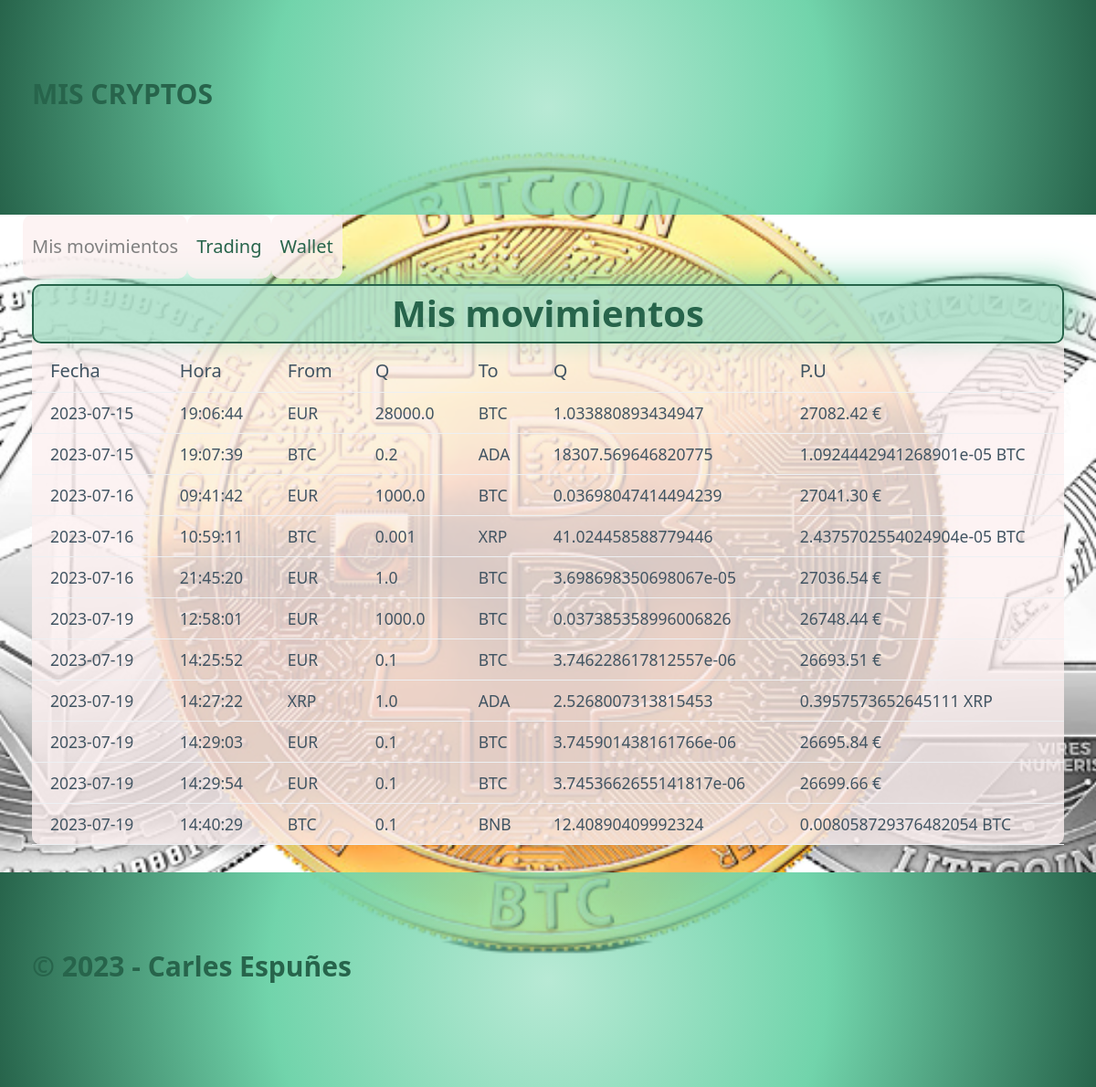
The page / on the database its author committed.
### tables this page shows
CREATE TABLE "movements" (
	"id"	INTEGER,
	"date"	TEXT NOT NULL,
	"time"	TEXT NOT NULL,
	"moneda_from"	TEXT NOT NULL,
	"cantidad_from"	REAL NOT NULL,
	"moneda_to"	TEXT NOT NULL,
	"cantidad_to"	REAL NOT NULL,
	PRIMARY KEY("id" AUTOINCREMENT)
);

### mis_criptos/routes.py (the view)
@app.route("/")
def index():
    try:
        movements= dao.get_all()
        return render_template("index.html", movements=movements, title="Mis movimientos", route=request.path)#el route lo pasamos para usarlo para desactivar el link del nav, el request.path devuelvela parte de la URL después del nombre de dominio.
    except (ValueError, sqlite3.OperationalError) as e:
        flash("Su fichero de datos está corrupto")
        flash(str(e))
        return render_template("index.html", movements=[], title="Mis Movimientos")

### mis_criptos/models.py (called while the page is built)
    def get_all(self):
        query="""
        SELECT  date, time, moneda_from, cantidad_from, moneda_to, cantidad_to, id FROM movements ORDER by date, time;
        """
        conn=sqlite3.connect(self.path)
        cur=conn.cursor()
        cur.execute(query)
        res=cur.fetchall() # devuelve una lista de tuplas con la resta de la consulta
        lista = [Movement(*reg) for reg in res]# crea una lista con primero lo que se quiere añadir y luego lo que se recorre  esto se llama LIST COMPREHENSION
        conn.close()
        return lista

### mis_criptos/templates/index.html
{% extends "base.html" %}
{%block content%}
    <div class="title">
        <h1>Mis movimientos</h1>
    </div>
    {% if movements != [] %}
        <table>
            <tr>
                <th>Fecha</th>
                <th>Hora</th>
                <th>From</th>
                <th>Q</th>
                <th>To</th>
                <th>Q</th>
                <th>P.U</th>
            </tr>
            {% for movement in movements %}
            <tr>
                <td>{{ movement.date }}</td>
                <td>{{ movement.time }}</td>
                <td>{{ movement.moneda_from }}</td>
                <td>{{ movement.cantidad_from }}</td>
                <td>{{ movement.moneda_to }}</td>
                <td>{{ movement.cantidad_to }}</td>
                <td>{% if movement.moneda_from == "EUR" %} {% if (movement.cantidad_from / movement.cantidad_to).is_integer() %}  {{ (movement.cantidad_from / movement.cantidad_to)| int }} {% else %} {{ "%.2f" | format((movement.cantidad_from / movement.cantidad_to)| float )}} {% endif %} € {% else %} {{ movement.cantidad_from / movement.cantidad_to }} {{ movement.moneda_from }} {% endif %}</td>
            </tr>
            {% endfor %}
        </table>
    {% else %}
    <div class="sin-mov">
        <p>SIN MOVIMIENTOS</p>
    </div>
    {% endif %}
{%endblock%}

### mis_criptos/templates/base.html (shortened to what this page needs)
<html lang="en">
    <head>
        <link rel="stylesheet" href="/static/pico.css">
        <link rel="stylesheet" href="/static/styles.css">
    </head>
    <body>
        <header id="header">
            <p class="container">MIS CRYPTOS</p>
        </header>
        <div id="bloque">
        <nav class="container">
            <ul>
                <li><a href="/" {% if route == "/" %} class="deactivate" {% endif %}>Mis movimientos</a></li>
                <li><a href="/purchase" {% if route == "/purchase" %} class="deactivate" {% endif %}>Trading</a></li>
                <li><a href="/status" {% if route == "/status" %} class="deactivate" {% endif %}>Wallet</a></li>
            </ul>
        </nav>
        <main class="container">
            {% block content %}{%endblock%}
        </main>
        </div>
        <footer>
            <p class="container">&copy; 2023  -  Carles Espuñes</p>
        </footer>
    </body>
</html>

### mis_criptos/static/styles.css (style rules this page uses)
:root { --primario: rgb(113, 212, 171); --primarioOscuro: rgb(39, 100, 75); --primarioOpaco: rgba(113, 212, 171, 0.5); --error: rgb(247, 165, 165); --errorOscuro: rgb(245, 53, 53); --fondo: rgba(253, 241, 241,0.8); }
body { background: url(/static/images/cryptos.png) no-repeat; background-size: cover; background-position: center center; }
nav a { color: var(--primarioOscuro) }
a.deactivate { pointer-events: none; color: gray; text-decoration: none; cursor: default; }
.title { text-align: center; background-color: var(--primarioOpaco); border: solid 0.1rem var(--primarioOscuro); border-radius: 0.5rem; -webkit-box-shadow: 14px -10px 38px -7px rgba(113,212,171,0.96); -moz-box-shadow: 14px -10px 38px -7px rgba(113,212,171,0.96); box-shadow: 14px -10px 38px -7px rgba(113,212,171,0.96); height: 65px; margin:0.3rem 0rem; }
body { display:flex; flex-direction: column; min-height:100vh; }
li, main { background-color: var(--fondo); border-radius: 0.5rem; }
main { flex-grow:1; margin-bottom: 1rem; }
header, footer { background-image: radial-gradient(circle, var(--primarioOpaco), var(--primario), var(--primarioOscuro)) }
header p, footer p { color:var(--primarioOscuro); font-weight: bold; font-size: 1.5rem; }
footer { margin-top: auto; }
h1 { color:var(--primarioOscuro) }

### rows shown on the page
movements: date "2023-07-15", time "19:06:44", moneda_from "EUR", cantidad_from "28000.0", moneda_to "BTC", cantidad_to "1.033880893434947", (movement.cantidad_from/movement.cantidad_to)|float "27082.42"
movements: date "2023-07-15", time "19:07:39", moneda_from "BTC", cantidad_from "0.2", moneda_to "ADA", cantidad_to "18307.569646820775", movement.cantidad_from/movement.cantidad_to "1.0924442941268901e-05"
movements: date "2023-07-16", time "09:41:42", moneda_from "EUR", cantidad_from "1000.0", moneda_to "BTC", cantidad_to "0.03698047414494239", (movement.cantidad_from/movement.cantidad_to)|float "27041.30"
movements: date "2023-07-16", time "10:59:11", moneda_from "BTC", cantidad_from "0.001", moneda_to "XRP", cantidad_to "41.024458588779446", movement.cantidad_from/movement.cantidad_to "2.4375702554024904e-05"
movements: date "2023-07-16", time "21:45:20", moneda_from "EUR", cantidad_from "1.0", moneda_to "BTC", cantidad_to "3.698698350698067e-05", (movement.cantidad_from/movement.cantidad_to)|float "27036.54"
movements: date "2023-07-19", time "12:58:01", moneda_from "EUR", cantidad_from "1000.0", moneda_to "BTC", cantidad_to "0.037385358996006826", (movement.cantidad_from/movement.cantidad_to)|float "26748.44"
movements: date "2023-07-19", time "14:25:52", moneda_from "EUR", cantidad_from "0.1", moneda_to "BTC", cantidad_to "3.746228617812557e-06", (movement.cantidad_from/movement.cantidad_to)|float "26693.51"
movements: date "2023-07-19", time "14:27:22", moneda_from "XRP", cantidad_from "1.0", moneda_to "ADA", cantidad_to "2.5268007313815453", movement.cantidad_from/movement.cantidad_to "0.3957573652645111"
movements: date "2023-07-19", time "14:29:03", moneda_from "EUR", cantidad_from "0.1", moneda_to "BTC", cantidad_to "3.745901438161766e-06", (movement.cantidad_from/movement.cantidad_to)|float "26695.84"
movements: date "2023-07-19", time "14:29:54", moneda_from "EUR", cantidad_from "0.1", moneda_to "BTC", cantidad_to "3.7453662655141817e-06", (movement.cantidad_from/movement.cantidad_to)|float "26699.66"
movements: date "2023-07-19", time "14:40:29", moneda_from "BTC", cantidad_from "0.1", moneda_to "BNB", cantidad_to "12.40890409992324", movement.cantidad_from/movement.cantidad_to "0.008058729376482054"
